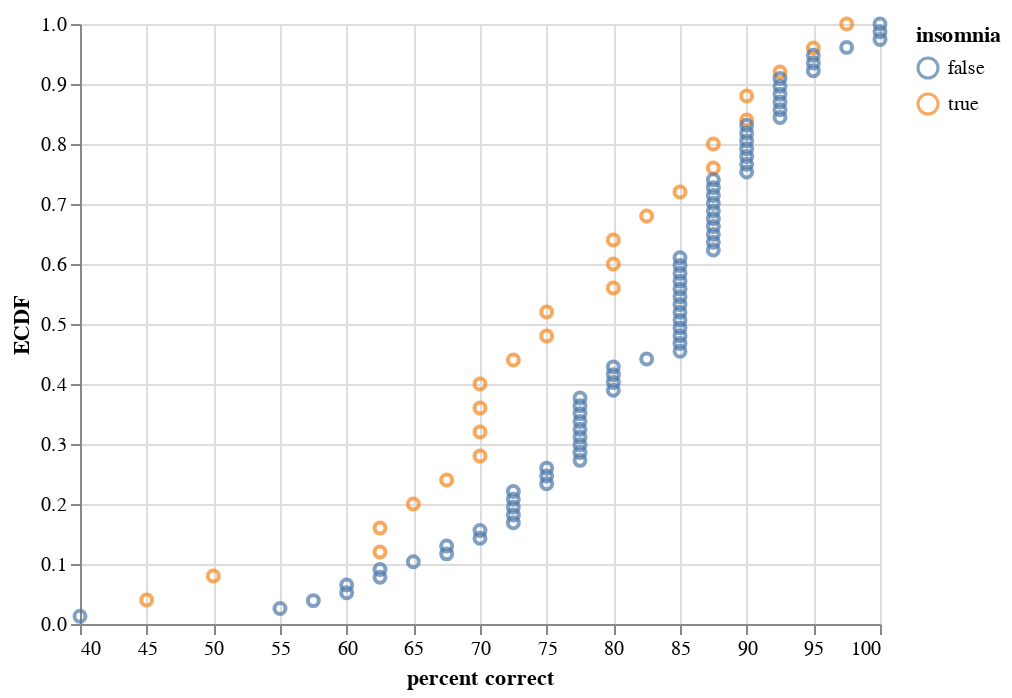

This figure's notebook cell:
### Code cell
alt.Chart(df
    ).mark_point(
    ).encode(
        x=alt.X('percent correct:Q',scale=alt.Scale(zero=False)),
        y=alt.Y('percent correct ecdf_y grouped by insomnia:Q',
               title='ECDF'),
color='insomnia:N')
